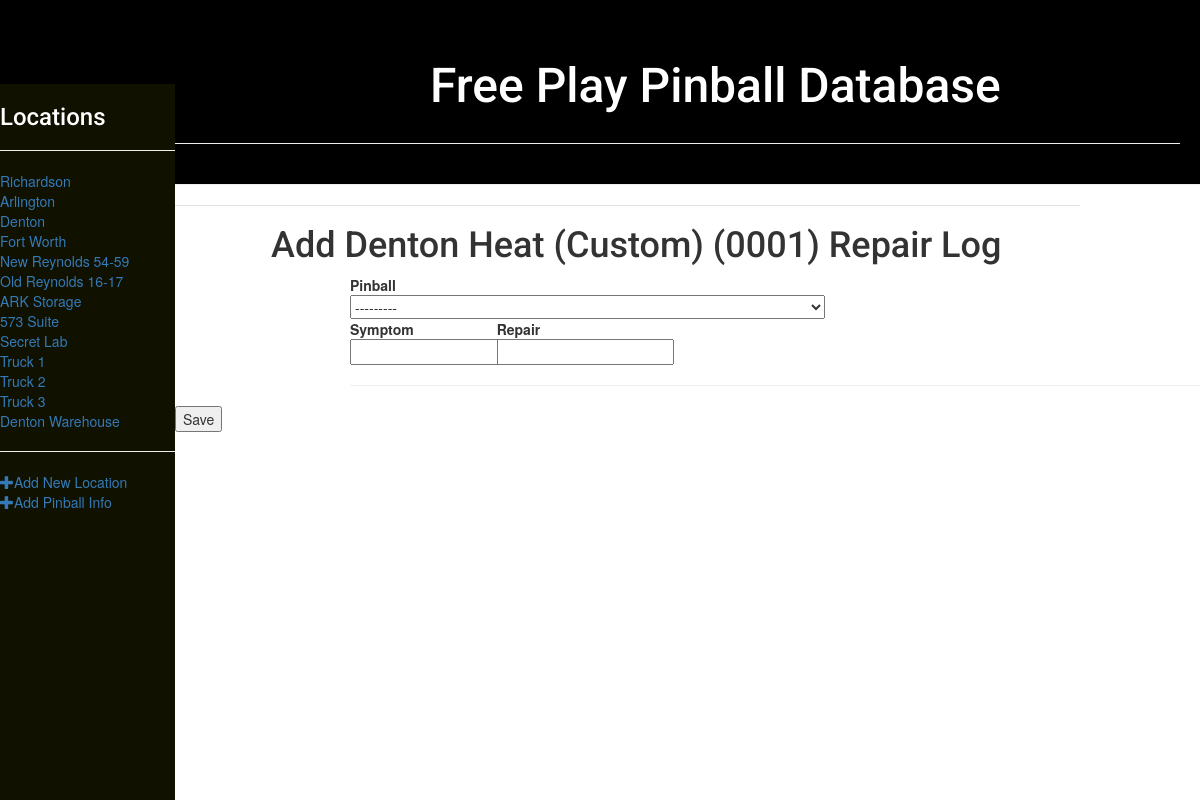
Screenshot of /repair/add/73d9de8c429f45b1a92a5a9173b7a684/ with the database file from the repository.
### pinball/models.py (models this page shows, shortened)
class Location(models.Model):
    name = models.CharField(max_length=200, help_text='Enter a game location (e.g. Richardson, Arlington)')
    short = models.CharField(max_length=2, null=True, help_text='Enter an abbreviated name (2 letters)')
    address = models.TextField(null=True, blank=True, help_text='Enter the address')
    class Meta:
        ordering = ["pk"]
    def __str__(self):
        return self.name

class PinballInstance(models.Model):
    id = models.UUIDField(primary_key=True, default=uuid.uuid4, help_text='Unique ID for this particular game across whole company')
    sn = models.CharField(max_length=100, blank=True, null=True)
    pinball = models.ForeignKey('Pinball', on_delete=models.SET_NULL, null=True,)
    location=models.ForeignKey('Location', on_delete=models.SET_NULL, null=True, help_text='Select a location for this game')
    region = models.ForeignKey('Region', on_delete=models.SET_NULL, null=True, blank=True, help_text='Select a region for this game')
    issues=models.TextField(max_length=1000, null=True, blank=True, help_text='Enter a brief description of any issues')
    last_PM=models.DateField(null=True, blank=True, help_text='Date the game was last PMed')
    CAB_TYPE = (
        ('s', 'Standard Edition'),
        ('l', 'Limited Edition'),
        ('p', 'Pro Edition'),
        ('r', 'Premium Edition'),
    )
    cabinet=models.CharField(
        max_length=1,
        choices=CAB_TYPE,
        blank=True,
        default='s',
        help_text='Cabinet Type'
    )
    GAME_STATUS = (
        ('m', 'Maintenance'),
        ('o', 'On Floor'),
        ('a', 'Available'),
    )
    status = models.CharField(
        max_length=1,
        choices=GAME_STATUS,
        blank=True,
        default='a',
        help_text='Game Status',
    )
    def __str__(self):
        return f'{self.id} ({self.pinball.title})'

class Pinball(models.Model):
    title = models.CharField(max_length=200)
    company = models.ForeignKey('Company', on_delete=models.SET_NULL, null=True)
    release = models.IntegerField('Release_Year', choices=YEAR_CHOICES, default=datetime.datetime.now().year)
    summary = models.TextField(max_length=1000, help_text='Enter a brief description of the game', null=True, blank=True)
    genre = models.ManyToManyField('Genre', help_text='Select a genre for this game')
    game_series = models.ForeignKey('Game_Series', on_delete=models.SET_NULL, null=True, blank=True, help_text='Select a series for this game, or leave blank if it does not belong to a series')
    coils = models.ManyToManyField('Coil', blank=True, help_text='Select the coils used in this game')
    parts = models.ManyToManyField('Parts', blank=True, help_text='Add parts specific to this game')
    class Meta:
        ordering = ['title']
    def display_genre(self):
        """Create a string for the Genre. This is required to display genre in Admin."""
        return ', '.join(genre.name for genre in self.genre.all()[:3])
    display_genre.short_description = 'Genre'

### pinball/views.py (the view)
# urls.py: path('repair/add/<pinball_id>/', views.repair_new, name='repair_new')
def repair_new(request, pinball_id):
    sites=Location.objects.all()
    pinball=PinballInstance.objects.get(id=pinball_id)
    if request.method == 'POST':
        form = RepairForm(request.POST, instance=pinball)
        if form.is_valid():
            add=form.save(commit=False)
            add.save()
            return redirect('repair_list_instance', pk=pinball_id)
    else:
        form = RepairForm(instance=pinball)
    return render(request, 'pinball/repair_new.html', {'form':form, 'sites':sites, 'pinball':pinball})

### pinball/forms.py
class RepairForm(forms.ModelForm):
    class Meta:
        model = Repair
        fields = ('pinball', 'symptom', 'repair','id',)
        date_logged = forms.DateTimeField(initial=datetime.now(), required=False)
        exclude = ('id', 'date_logged',)

### pinball/templates/pinball/repair_new.html (shortened to what this page needs)
{% extends 'pinball/base.html' %}
{% block content %}
<div class = title> <h1> Add {{pinball.pinball.title}} ({{pinball.sn}}) Repair Log </h1></div>
<form method = "POST">
<div class = content>
<div class=row>
<div class=col-sm-2><strong>{{form.pinball.label}}</strong>{{form.pinball.errors}}{{form.pinball}}</div>
<div class=col-sm-2><strong>{{form.date_logged.label}}</strong>{{form.date_logged.errors}}{{form.date_logged}}</div>
</div>
<div class=row>
<div class=col-sm-2><strong>{{form.symptom.label}}</strong>{{form.symptom.errors}}{{form.symptom}}</div>
<div class=col-sm-2><strong>{{form.repair.label}}</strong>{{form.repair.errors}}{{form.repair}}</div>
</div>
<hr>
</div>
<button type="submit">Save</button>
</div>
{% endblock %}

### pinball/templates/pinball/base.html (shortened to what this page needs)
{% load static %}
<html>
    <head>
        <link rel="stylesheet" href="//maxcdn.bootstrapcdn.com/bootstrap/3.2.0/css/bootstrap.min.css">
        <link rel="stylesheet" href="//maxcdn.bootstrapcdn.com/bootstrap/3.2.0/css/bootstrap-theme.min.css">
        <link rel="stylesheet" href="{% static 'css/pinball.css' %}">
    </head>
    <body>
        <div class="page-header">
            <div class ="page-header a1"><h1><a href="/">Free Play Pinball Database</a></h1></div>
        </div>
        <div class="content container">
            <div class="row">
                <div class="col-sm-1">
                    <nav id="sidebar">
                    <div class="sidebar-header"><h3>Locations</h3></div>
                    <hr>
                    <ul class="list-unstyled components">
                    {% for site in sites %}
                    <li class="active"><a href="{% url 'location_edit' site.id %}">{{site}}</a></li>
                    {% endfor %}
                    <hr>
                    <li class="active"><a href="{% url 'location_new' %}"><span class="glyphicon glyphicon-plus"></span>Add New Location</a></li>
                    <li class="active"><a href="{% url 'pinball_new' %}"><span class="glyphicon glyphicon-plus"></span>Add Pinball Info</a></li>
                    </ul>
                    </nav>
                </div>
            </div>
        </div>
<div class=content>
                {% block content %}
                {% endblock %}
    </body>
</html>

### pinball/static/css/pinball.css (style rules this page uses)
.page-header { background-color: #000000; margin-top: 0; padding: 20px 20px 20px 40px; }
.page-header h1, .page-header h1 a, .page-header h1 a:visited, .page-header h1 a:active { color: #ffffff; font-size: 36pt; text-decoration: none; font-family: 'Roboto', sans-serif; margin-left: 175px; }
.content { margin-left: 175px; }
h1, h2, h3, h4 { font-family: 'Roboto', sans-serif; }
#sidebar { width: 175px; position: fixed; top: 10.5%; left: 0; height: 100vh; z-index: 999; background: #111100; color: #fff; transition: all 0.3s; }
.container { width: 80%; margin: 0 auto; }
.title { width: 90%; text-align:center; }
div.container>div:nth-of-type(odd) { background: #e0e0e0; }

### rows the page displays
Location: name "Richardson"
Location: name "Arlington"
Location: name "Denton"
Location: name "Fort Worth"
Location: name "New Reynolds 54-59"
Location: name "Old Reynolds 16-17"
Location: name "ARK Storage"
Location: name "573 Suite"
Location: name "Secret Lab"
Location: name "Truck 1"
Location: name "Truck 2"
Location: name "Truck 3"
Location: name "Denton Warehouse"
PinballInstance: pinball "Denton Heat (Custom)", sn "0001", pinball "---------"
